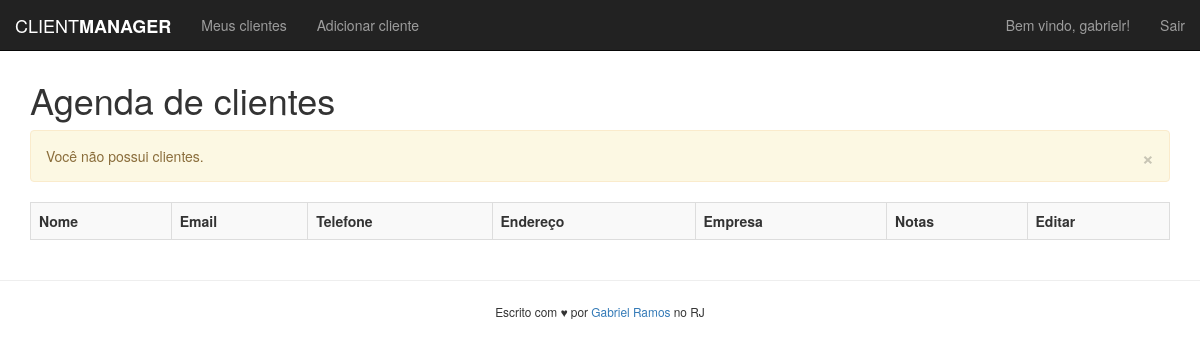
/clients.php (signed in), run on an earlier commit of the app's database.
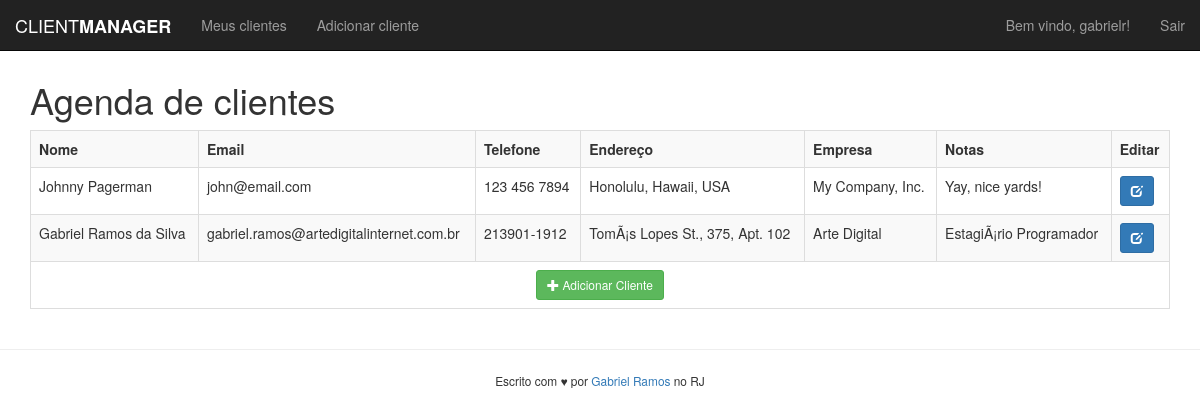
And on a later commit of the database.
### tables this page shows
CREATE TABLE `clients` (
  `id` int(11) UNSIGNED NOT NULL,
  `name` varchar(100) NOT NULL,
  `email` varchar(100) NOT NULL,
  `phone` varchar(40) DEFAULT NULL,
  `address` varchar(255) DEFAULT NULL,
  `company` varchar(100) DEFAULT NULL,
  `notes` text,
  `date_added` timestamp NOT NULL DEFAULT CURRENT_TIMESTAMP
);

### clients.php (the view, shortened to what this page needs)
<?php
    include("includes/header.php");
    include("includes/connection.php");
    $sql = "SELECT * FROM clients";
    $result = mysqli_query($conn, $sql);
?>
<div class="container">
<h1>Agenda de clientes</h1>
<table class="table table-striped table-bordered">
    <tr>
      <th>Nome</th>
      <th>Email</th>
      <th>Telefone</th>
      <th>Endereço</th>
      <th>Empresa</th>
      <th>Notas</th>
      <th>Editar</th>
    </tr>
   <?php
        if(mysqli_num_rows($result) != 0) {
            while($row = mysqli_fetch_assoc($result)) {
            $clientID = $row["id"];
    ?>
        <tr>
            <td><?php echo $row["name"]?></td>
            <td><?php echo $row["email"]?></td>
            <td><?php echo $row["phone"]?></td>
            <td><?php echo $row["address"]?></td>
            <td><?php echo $row["company"]?></td>
            <td><?php echo $row["notes"]?></td>
            <td><a <?php echo "href='edit.php?id=$clientID'";?> class="btn btn-default btn-primary btn-sm"><span class="glyphicon glyphicon-edit"></span></a></td>
        </tr>
    <?php
            }
    ?>
        <tr>
            <td colspan="7"><div class="text-center"><a href="add.php" class="btn btn-sm btn-success"><span class="glyphicon glyphicon-plus"></span> Adicionar Cliente</a></div></td>
        </tr>
    <?php
        } else {
            echo "<div class='alert alert-warning'>Você não possui clientes.<a class='close' data-dismiss='alert'>&times;</a></div>";
        }
    ?>
</table>
<?php
include('includes/footer.php');
?>

### includes/header.php (shortened to what this page needs)
<!DOCTYPE html>
<html>
<head>
    <link rel="stylesheet" href="https://maxcdn.bootstrapcdn.com/bootstrap/3.3.5/css/bootstrap.min.css">
</head>
<body style="padding-top: 60px;">
<nav class="navbar navbar-default navbar-fixed-top navbar-inverse">
    <div class="container-fluid">
        <div class="navbar-header">
            <a class="navbar-brand" href="clients.php">CLIENT<strong>MANAGER</strong></a>
        </div>
        <div class="collapse navbar-collapse" id="navbar-collapse">
           <?php
                if(isset($_SESSION["loggedInUser"])) {
            ?>
            <ul class="nav navbar-nav">
                <li><a href="clients.php">Meus clientes</a></li>
                <li><a href="add.php">Adicionar cliente</a></li>
            </ul>
            <ul class="nav navbar-nav navbar-right">
                <p class="navbar-text">&nbsp;&nbsp; Bem vindo, gabrielr!</p>
                <li><a href="logout.php">Sair</a></li>
            </ul>
            <?php
            } else {
            ?>
            <ul class="nav navbar-nav navbar-right">
                <li><a href="index.php">Entrar</a></li>
            </ul>
            <?php
                }
            ?>
        </div>
    </div>
</nav>

### includes/footer.php (shortened to what this page needs)
        </div>
        <footer class="text-center">
            <hr>
            <small>Escrito com &hearts; por <a href="https://twitter.com/ramosgabrielus">Gabriel Ramos</a> no RJ</small>
        </footer>
    </body>
</html>

What changed in the data, as far as the page shows it:
added clients: name "Johnny Pagerman", email "john@email.com", phone "123 456 7894", address "Honolulu, Hawaii, USA", company "My Company, Inc.", notes "Yay, nice yards!"
added clients: name "Gabriel Ramos da Silva", email "gabriel.ramos@artedigitalinternet.com.br", phone "213901-1912", address "TomÃ¡s Lopes St., 375, Apt. 102", company "Arte Digital", notes "EstagiÃ¡rio Programador"
Also different on the page:
text no longer shown: "Você não possui clientes. ×"
text now shown: "Adicionar Cliente"
